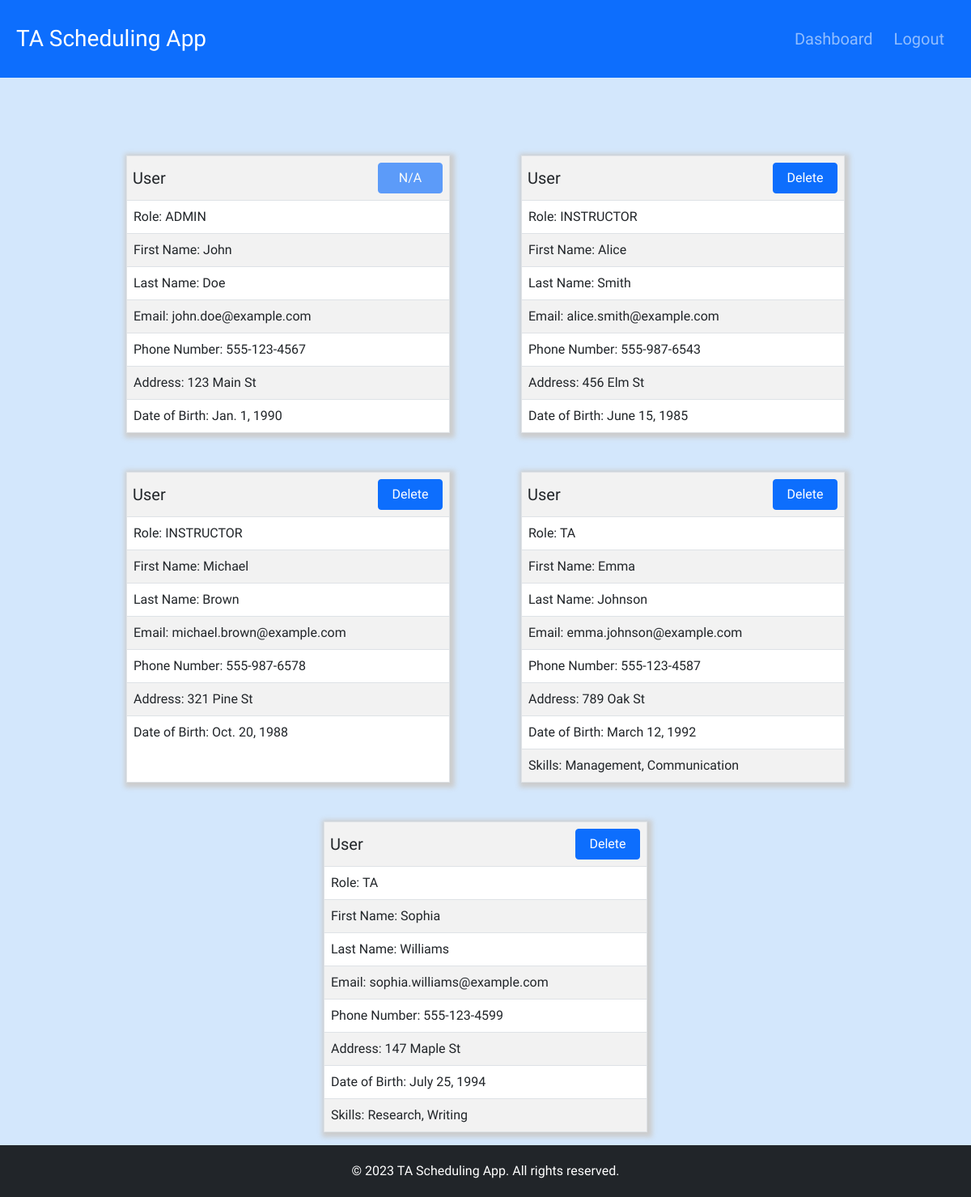
Page /user-management/ (signed in) on the earlier database version.
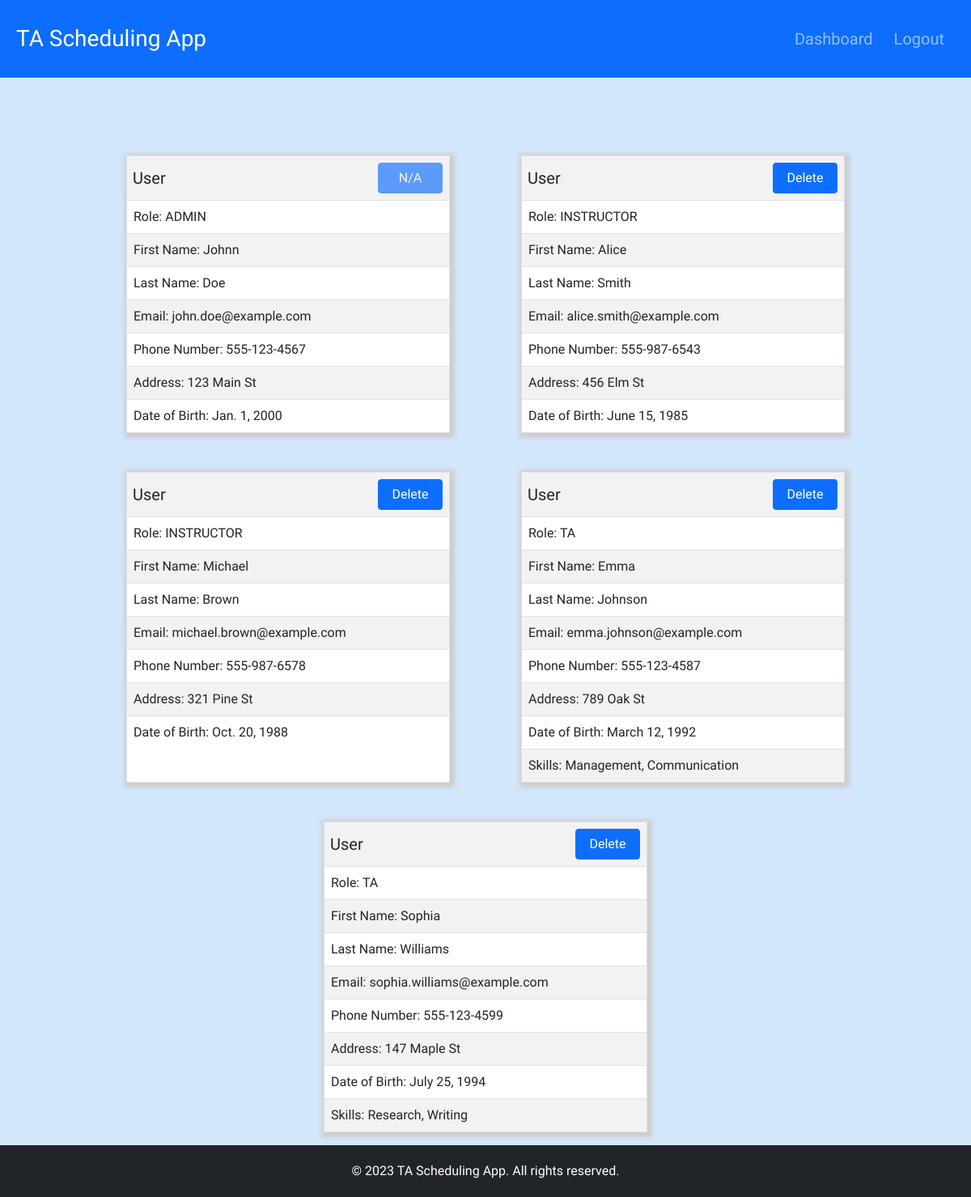
Same page on the later database version.
### TA_Scheduling_App/models/User.py (models this page shows, shortened)
class User(IString):
    USER_ID = models.AutoField(primary_key=True)
    ROLE = models.CharField(max_length=10)
    FIRST_NAME = models.CharField(max_length=255)
    LAST_NAME = models.CharField(max_length=255)
    EMAIL = models.EmailField(unique=True)
    PASSWORD_HASH = models.CharField(max_length=255)
    PHONE_NUMBER = models.CharField(max_length=20)
    ADDRESS = models.CharField(max_length=255)
    BIRTH_DATE = models.DateField()
    SKILLS = models.CharField(max_length=255, null=True)
    def __init__(self, *args, **kwargs):
        super().__init__(*args, **kwargs)
        passwordHash = kwargs.get('PASSWORD_HASH', Null())
        if passwordHash is None or (not isinstance(passwordHash, str) and not Null()):
            raise ValueError("Invalid password.")
        if passwordHash is not Null():
            self.PASSWORD_HASH = passwordHash
        if not self.setRole(kwargs.get('ROLE', Null())):
            raise ValueError("Invalid role.")
        if not self.setFirstName(kwargs.get('FIRST_NAME', Null())):
            raise ValueError("Invalid first name.")
        if not self.setLastName(kwargs.get('LAST_NAME', Null())):
            raise ValueError("Invalid last name.")
        if not self.setEmail(kwargs.get('EMAIL', Null())):
            raise ValueError("Invalid email.")
        if not self.setPhoneNumber(kwargs.get('PHONE_NUMBER', Null())):
            raise ValueError("Invalid phone number.")
        if not self.setAddress(kwargs.get('ADDRESS', Null())):
            raise ValueError("Invalid address.")
        if not self.setBirthDate(kwargs.get('BIRTH_DATE', Null())):
            raise ValueError("Invalid birth date.")
        if not self.setSkills(kwargs.get('SKILLS', Null())):
            raise ValueError("Invalid list of skills.")
    def setRole(self, role):
        if role is Null():
            return True
        if role in ["ADMIN", "INSTRUCTOR", "TA"]:
            self.ROLE = role
            return True
        return False
    def setFirstName(self, firstName):
        if firstName is Null():
            return True
        result = self.checkString(firstName, False)
        if result is False:
            return False
        self.FIRST_NAME = firstName
        return True
    def setLastName(self, lastName):
        if lastName is Null():
            return True
        result = self.checkString(lastName, False)
        if result is False:
            return False
        self.LAST_NAME = lastName
        return True
    def setEmail(self, email):
        if email is Null():
            return True
    def setPhoneNumber(self, phoneNumber):
        if phoneNumber is Null():
            return True
    def setAddress(self, address):
        if address is Null():
            return True
    def setBirthDate(self, birthDate):
        if birthDate is Null():
            return True
    def setSkills(self, skills):
        if skills is Null():
            return True
        result = self.checkString(skills, True, True, True)
        if result is False:
            return False
        self.SKILLS = skills
        return True

### TA_Scheduling_App/views/user_management.py (the view, shortened to what this page needs)
# urls.py: path('user-management/', UserManagement.as_view(), name="user_management"),
class UserManagement(View):
    def get(self, request):
        if not request.session.get("is_authenticated"):
            return redirect("login")
        if request.session.get("user_role") != "ADMIN":
            return redirect("dashboard")
        user_id = request.session.get("user_id")
        users = User.objects.all()
        for user in users:
            if user.USER_ID == user_id:
                user.safe = True
        return render(request, "user-management.html", {'users': users})

### TA_Scheduling_App/utils/null.py (called while the page is built)
    def __new__(cls):
        if cls._instance is None:
            cls._instance = super().__new__(cls)
        return cls._instance

### templates/user-management.html (shortened to what this page needs)
<!DOCTYPE html>
<html lang="en">
<head>
    <link href="https://cdn.jsdelivr.net/npm/bootstrap@5.1.3/dist/css/bootstrap.min.css" rel="stylesheet">
    {% load static %}
    <link rel="stylesheet" type="text/css" href="{% static 'css/style.css' %}">
</head>
<body>
    {% include 'partials/header.html' %}
    <div class="main-container">
            {% for user in users %}
                <div class="table-container">
                     <table class="table table-striped">
                         <tr>
                            <td>
                                <form class="input-group" name="course-id" action="" method="post">
                                    <h5 class="table-header">User</h5>
                                    {% if not user.safe %}
                                        <span class="input-group-btn">
                                            <button class="btn btn-primary form-btn" type="submit">Delete</button>
                                        </span>
                                    {% else %}
                                        <span class="input-group-btn">
                                            <button disabled class="btn btn-primary form-btn" type="submit">N/A</button>
                                        </span>
                                    {% endif %}
                                </form>
                            </td>
                        </tr>
                         <tr>
                             <td>Role: {{ user.ROLE }}</td>
                         </tr>
                         <tr>
                             <td>First Name: {{ user.FIRST_NAME }}</td>
                         </tr>
                         <tr>
                             <td>Last Name: {{ user.LAST_NAME }}</td>
                         </tr>
                         <tr>
                              <td>Email: {{ user.EMAIL }}</td>
                         </tr>
                         <tr>
                             <td>Phone Number: {{ user.PHONE_NUMBER }}</td>
                         </tr>
                         <tr>
                              <td>Address: {{ user.ADDRESS }}</td>
                         </tr>
                         <tr>
                             <td>Date of Birth: {{ user.BIRTH_DATE }}</td>
                         </tr>
                        {% if user.ROLE == 'TA' %}
                            <tr>
                                <td>Skills: {{ user.SKILLS|default:'Not Provided' }}</td>
                            </tr>
                        {% endif %}
                     </table>
                </div>
            {% endfor %}
        </div>
    {% include 'partials/footer.html' %}
</body>
</html>

Differences in the rows shown:
changed User "ADMIN": FIRST_NAME "John" → "Johnn"; BIRTH_DATE "Jan. 1, 1990" → "Jan. 1, 2000"
